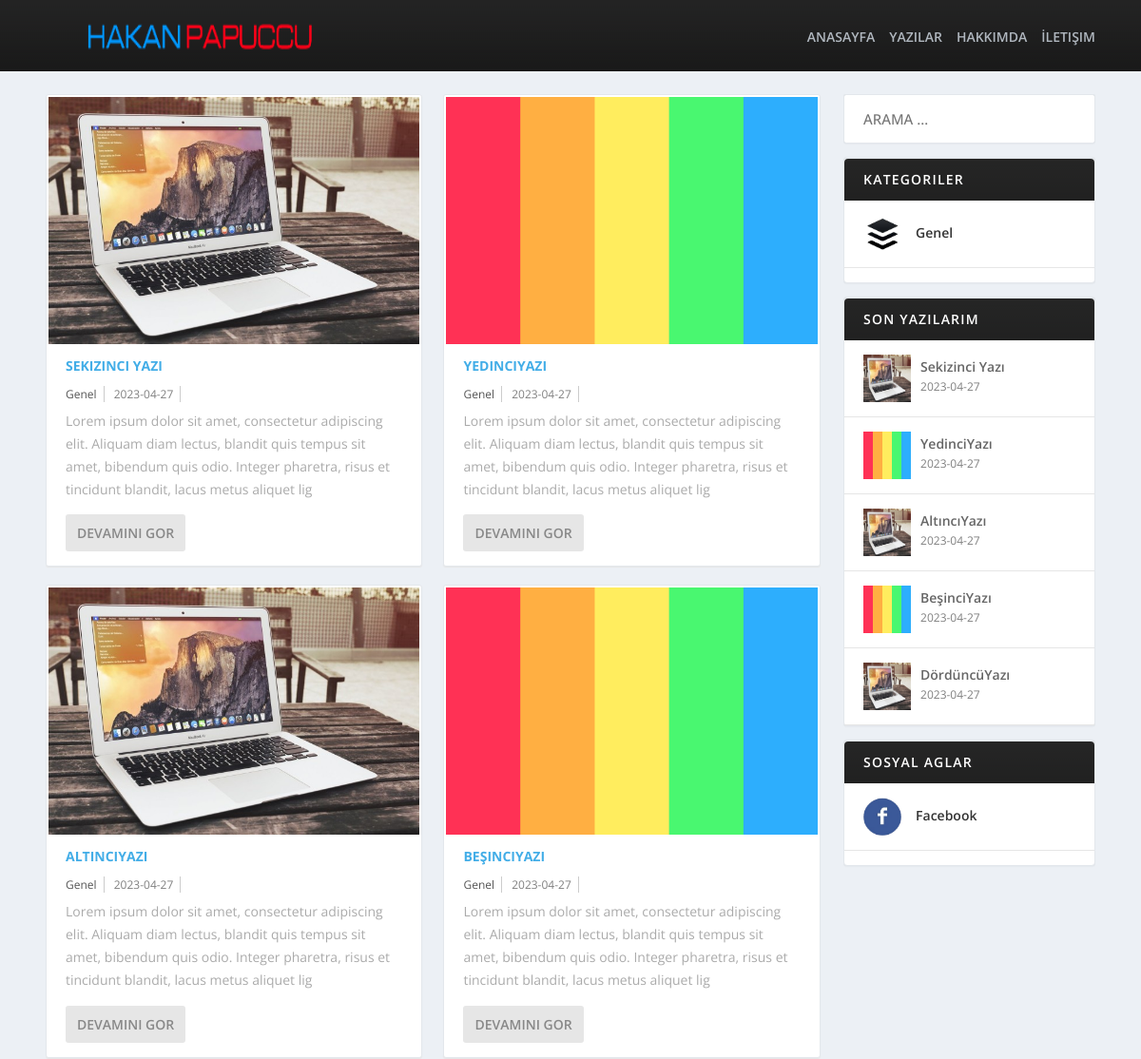
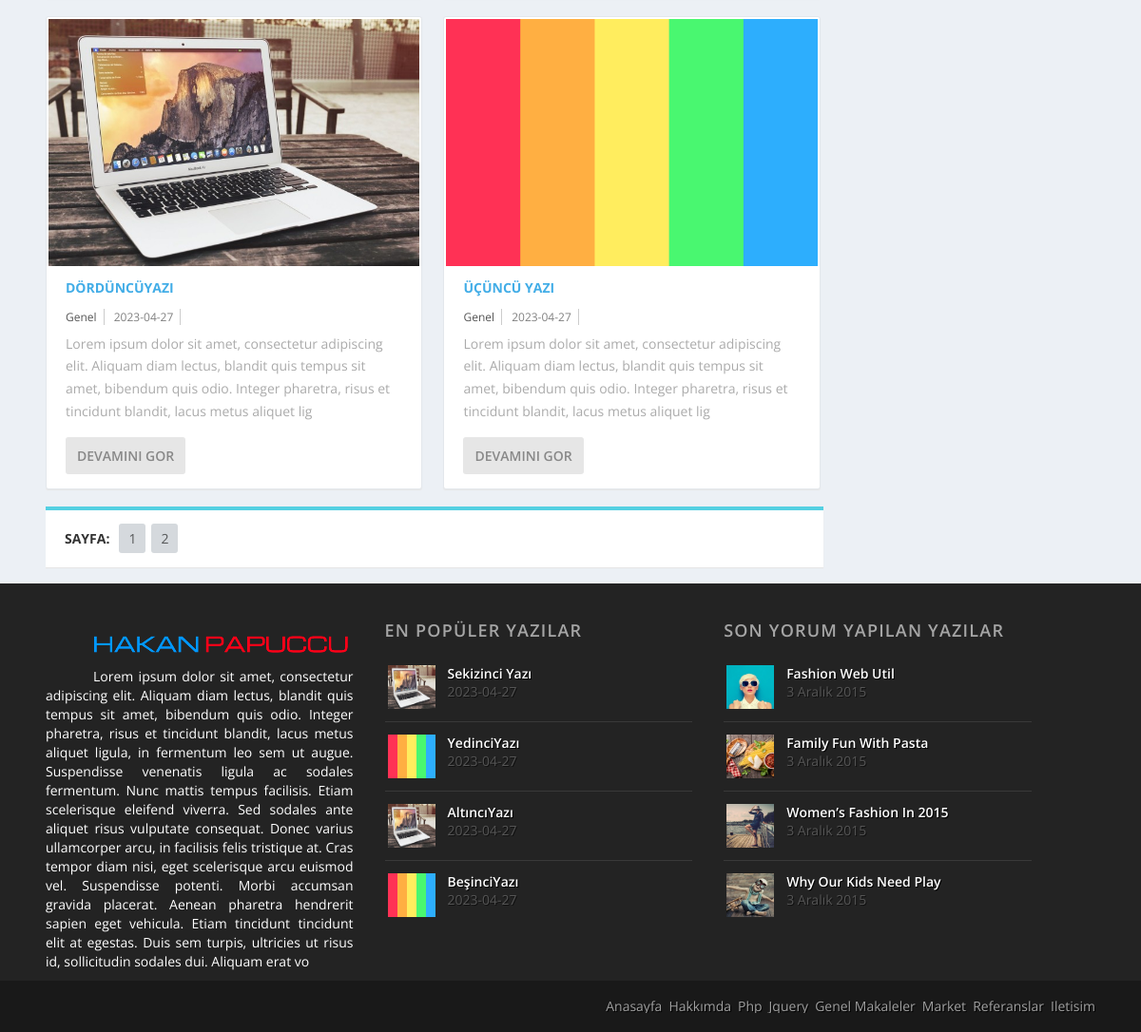
The page / on the database its author committed (2 pictures, top to bottom).
### tables this page shows
CREATE TABLE `ayar` (
  `id` int(11) NOT NULL,
  `logo` varchar(250) NOT NULL,
  `url` varchar(250) NOT NULL,
  `baslik` varchar(100) NOT NULL,
  `aciklama` text NOT NULL,
  `anahtarkelime` varchar(200) NOT NULL,
  `yazar` varchar(200) NOT NULL
);

CREATE TABLE `menu` (
  `id` int(11) NOT NULL,
  `ad` varchar(20) NOT NULL,
  `link` varchar(250) NOT NULL,
  `sira` int(3) NOT NULL
);

CREATE TABLE `yazilar` (
  `id` int(11) NOT NULL,
  `baslik` varchar(150) NOT NULL,
  `icerik` text NOT NULL,
  `etiket` varchar(200) NOT NULL,
  `kategori` varchar(150) NOT NULL,
  `resim` varchar(250) NOT NULL,
  `tarih` date NOT NULL DEFAULT current_timestamp()
);

CREATE TABLE `kategoriler` (
  `kategori_id` int(11) NOT NULL,
  `ad` varchar(30) NOT NULL,
  `detay` varchar(150) NOT NULL,
  `sira` int(11) NOT NULL
);

CREATE TABLE `sosyal` (
  `id` int(11) NOT NULL,
  `ad` varchar(20) NOT NULL,
  `link` varchar(250) NOT NULL,
  `ikon` varchar(250) NOT NULL
);

CREATE TABLE `aboutme` (
  `id` int(11) NOT NULL,
  `baslik` varchar(100) NOT NULL,
  `metin` text NOT NULL
);

### index.php (the view, shortened to what this page needs)
<?php include "header.php";
$sayfada=6;
$yazilarsor=$db->prepare("select * from yazilar");
$yazilarsor->execute();
$toplam_yazi=$yazilarsor->RowCount();
$toplam_sayfa=ceil($toplam_yazi/$sayfada);
$sayfa=isset($_GET['sayfa']) ? (int) $_GET['sayfa'] : 1;
$limit=($sayfa-1)*$sayfada;
$yazisor=$db->prepare("select * from yazilar inner join kategoriler on kategoriler.kategori_id=yazilar.kategori order by id DESC limit $limit, $sayfada");
$yazisor->execute();
?>
<div id="columns" class="container">
	<div id="column-1">
		<?php
		while ($yazicek=$yazisor->fetch(PDO::FETCH_ASSOC)) { ?>
			<div class="post-column">
					<a href="post.php?id=<?php echo $yazicek['id']; ?>" title="Vektörel">
						<img src="img/<?php echo $yazicek['resim'] ?>" alt="<?php echo $yazicek['resim'] ?>" width="440px" height="260px"/>
					</a>
				<div class="post-column-bottom">
					<h1><a href="post.php?id=<?php echo $yazicek['id']; ?>" title="Vektörel"><?php echo $yazicek['baslik'] ?></a></h1>
					<div class="post-column-meta">
						<span><a href="category.php?kategori_id=<?php echo $yazicek['kategori_id']; ?>"><?php echo $yazicek['ad'] ?></a></span>
						<span><?php echo $yazicek['tarih'] ?></span>
					</div>
					<p class="post-column-desc">
						<?php echo strip_tags(substr($yazicek['icerik'],0,200)); ?>
					</p>
					<div class="read-more">
						<h2><a href="post.php?id=<?php echo $yazicek['id']; ?>" class="read-more" title="Devamını Gor">DEVAMINI GOR</a></h2>
					</div>
				</div>
			</div>
		<?php } ?>
		<div id="page-numbers" class="box-shadow">
			<ul>
				<li><span>SAYFA:</span></li>
				<?php
				$s=0;
				while ($s<$toplam_sayfa) {
					$s++; ?>
					<?php
					if ($s==$sayfa) { ?>
						<li><a href="index.php?sayfa=<?php echo $s; ?>"><?php echo $s; ?></a></li>
					<?php  } else { ?>
						<li><a href="index.php?sayfa=<?php echo $s; ?>"><?php echo $s; ?></a></li>
					<?php   } } ?>
				</ul>
			</div>
		</div>
		<?php include "sidebar.php"; ?>
		<?php include "footer.php"; ?>

### header.php (shortened to what this page needs)
<?php include "baglan.php";
$ayarsor=$db->prepare("select * from ayar where id=?");
$ayarsor->execute(array(0));
$ayarcek=$ayarsor->fetch(PDO::FETCH_ASSOC);
$menusor=$db->prepare("select * from menu");
$menusor->execute();
?>
<!DOCTYPE html>
<html lang="en">
<head>
	<link rel="stylesheet" type="text/css" href="css/style.css" media="all"/>
	<link rel="stylesheet" type="text/css" href="css/main.css"/>
</head>
<body>
	<header>
		<div class="container">
			<div id="logo">
				<a href="index.php"><img src="img/<?php echo $ayarcek['logo']; ?>" alt="Emrullah Tanıma Logosu" width="352px" height="68px"/></a>
			</div>
			<nav>
				<ul>
					<?php
					while ($menucek=$menusor->fetch(PDO::FETCH_ASSOC)) { ?>
						<li><a href="<?php echo $menucek['link'] ?>" title="<?php echo $menucek['ad'] ?>"><?php echo $menucek['ad'] ?></a></li>
					<?php } ?>
				</ul>
			</nav>
		</div>
	</header>

### sidebar.php (shortened to what this page needs)
<div id="column-2">
	<div class="sidebar">
		<input type="search" class="search-field" placeholder="Arama …" value="" name="s" title="Arama:">
	</div>
	<div class="sidebar">
		<h4>Kategoriler	</h4>
		<ul class="social list">
			<?php
			$kategorisor=$db->prepare("select * from kategoriler order by kategori_id asc");
			$kategorisor->execute();
			while ($kategoricek=$kategorisor->fetch(PDO::FETCH_ASSOC)) { ?>
				<li class="border">
					<a href="category.php?kategori_id=<?php echo $kategoricek['kategori_id']; ?>"><img src="img/category.jpg"/><span><?php echo $kategoricek['ad']; ?></span></a>
				</li>
			<?php } ?>
		</ul>
	</div>
	<div class="sidebar">
		<h4>Son Yazılarım</h4>
		<?php
		$yazisor=$db->prepare("select * from yazilar order by id desc limit 5");
		$yazisor->execute();
		while ($yazicek=$yazisor->fetch(PDO::FETCH_ASSOC)) { ?>
			<div class="sidebar-post">
				<a href="post.php?id=<?php echo $yazicek['id']; ?>"><img src="img/<?php echo $yazicek['resim']; ?>" alt="<?php echo $yazicek['baslik']; ?>"/></a>
				<div class="sidebar-post-info">
					<h3><a href="post.php?id=<?php echo $yazicek['id']; ?>"><?php echo $yazicek['baslik']; ?></a></h3>
				</div>
				<div class="sidebar-post-meta">
					<?php echo $yazicek['tarih']; ?>
				</div>
			</div>
		<?php } ?>
	</div>
	<div class="sidebar">
		<h4>Sosyal Aglar</h4>
		<ul class="social list">
			<?php
			$sosyalsor=$db->prepare("select * from sosyal order by id asc");
			$sosyalsor->execute();
			while ($sosyalcek=$sosyalsor->fetch(PDO::FETCH_ASSOC)) { ?>
				<li class="border">
					<a href="<?php echo $sosyalcek['link']; ?>"><img src="img/socials/<?php echo $sosyalcek['ikon']; ?>" alt="<?php echo $sosyalcek['ad']; ?>"/><span><?php echo $sosyalcek['ad']; ?></span></a>
				</li>
			<?php } ?>
		</ul>
	</div>
</div>
</div>

### footer.php (shortened to what this page needs)
<?php
$hakkimizdasor=$db->prepare("select * from aboutme where id=?");
$hakkimizdasor->execute(array(0));
$hakkimizdacek=$hakkimizdasor->fetch(PDO::FETCH_ASSOC);
?>
<footer>
	<div class="container" id="footer-top">
		<div class="footer-nav">
			<img src="img/logo.png" />
			<p style="color:white; line-height:20px; text-indent:50px; text-align:justify;"><?php echo strip_tags(substr($hakkimizdacek['metin'],0,750)); ?></p>
		</div>
		<div class="footer-nav" id="pop">
			<h4>En Popüler Yazılar</h4>
			<ul class="footer">
				<?php
				$yazisor=$db->prepare("select * from yazilar order by id desc limit 4");
				$yazisor->execute();
				while ($yazicek=$yazisor->fetch(PDO::FETCH_ASSOC)) { ?>
					<li>
						<a href="post.php?id=<?php echo $yazicek['id']; ?>" class="left"><img src="img/<?php echo $yazicek['resim']; ?>" alt="Fashion"></a>
						<div class="footer-nav-item">
							<a href="post.php?id=<?php echo $yazicek['id']; ?>"><?php echo $yazicek['baslik']; ?></a>
							<p><?php echo $yazicek['tarih']; ?></p>
						</div>
					</li>
				<?php } ?>
				</ul>
			</div>
			<div class="footer-nav">
				<h4>Son Yorum Yapılan Yazılar</h4>
				<ul class="footer">
					<li>
						<a href="#" class="left"><img src="img/fashion.jpg" alt="Fashion"></a>
						<div class="footer-nav-item">
							<a href="#">Fashion web util</a>
							<p>3 aralık 2015</p>
						</div>
					</li>
					<li>
						<a href="#" class="left"><img src="img/pasta.jpg" alt="Fashion"></a>
						<div class="footer-nav-item">
							<a href="#">Family Fun With Pasta</a>
							<p>3 aralık 2015</p>
						</div>
					</li>
					<li>
						<a href="#" class="left"><img src="img/women.jpg" alt="Fashion"></a>
						<div class="footer-nav-item">
							<a href="#">Women’s Fashion In 2015</a>
							<p>3 aralık 2015</p>
						</div>
					</li>
					<li>
						<a href="#" class="left"><img src="img/kid.jpg" alt="Fashion"></a>
						<div class="footer-nav-item">
							<a href="#">Why Our Kids Need Play</a>
							<p>3 aralık 2015</p>
						</div>
					</li>
				</ul>
			</div>
		</div>
	</footer>
	<div id="copyright">
		<div class="container">
			<nav>
				<ul>
					<li><h5><a href="#">anasayfa</a></h5></li>
					<li><h5><a href="#">hakkımda</a></h5></li>
					<li><h5><a href="#">php</a></h5></li>
					<li><h5><a href="#">jquery</a></h5></li>
					<li><h5><a href="#">Genel makaleler</a></h5></li>
					<li><h5><a href="#">market</a></h5></li>
					<li><h5><a href="#">referanslar</a></h5></li>
					<li><h5><a href="#">iletisim</a></h5></li>
				</ul>
			</nav>
		</div>
	</div>
</body>
</html>

### rows shown on the page
ayar: logo (picture)
menu: ad "ANASAYFA"
menu: ad "YAZILAR"
menu: ad "HAKKIMDA"
menu: ad "İLETIŞIM"
yazilar: resim (picture), baslik "SEKIZINCI YAZI", kategoriler.ad "Genel", tarih "2023-04-27", icerik "Lorem ipsum dolor sit amet, consectetur adipiscing elit. Aliquam diam lectus, blandit quis tempus sit amet, bibendum quis odio. Integer pharetra, risus et tincidunt blandit, lacus metus aliquet lig", baslik "Sekizinci Yazı"
yazilar: resim (picture), baslik "YEDINCIYAZI", kategoriler.ad "Genel", tarih "2023-04-27", icerik "Lorem ipsum dolor sit amet, consectetur adipiscing elit. Aliquam diam lectus, blandit quis tempus sit amet, bibendum quis odio. Integer pharetra, risus et tincidunt blandit, lacus metus aliquet lig", baslik "YedinciYazı"
yazilar: resim (picture), baslik "ALTINCIYAZI", kategoriler.ad "Genel", tarih "2023-04-27", icerik "Lorem ipsum dolor sit amet, consectetur adipiscing elit. Aliquam diam lectus, blandit quis tempus sit amet, bibendum quis odio. Integer pharetra, risus et tincidunt blandit, lacus metus aliquet lig", baslik "AltıncıYazı"
yazilar: resim (picture), baslik "BEŞINCIYAZI", kategoriler.ad "Genel", tarih "2023-04-27", icerik "Lorem ipsum dolor sit amet, consectetur adipiscing elit. Aliquam diam lectus, blandit quis tempus sit amet, bibendum quis odio. Integer pharetra, risus et tincidunt blandit, lacus metus aliquet lig", baslik "BeşinciYazı"
yazilar: resim (picture), baslik "DÖRDÜNCÜYAZI", kategoriler.ad "Genel", tarih "2023-04-27", icerik "Lorem ipsum dolor sit amet, consectetur adipiscing elit. Aliquam diam lectus, blandit quis tempus sit amet, bibendum quis odio. Integer pharetra, risus et tincidunt blandit, lacus metus aliquet lig", baslik "DördüncüYazı"
yazilar: resim (picture), baslik "ÜÇÜNCÜ YAZI", kategoriler.ad "Genel", tarih "2023-04-27", icerik "Lorem ipsum dolor sit amet, consectetur adipiscing elit. Aliquam diam lectus, blandit quis tempus sit amet, bibendum quis odio. Integer pharetra, risus et tincidunt blandit, lacus metus aliquet lig"
kategoriler: ad "Genel"
sosyal: ikon (picture), ad "Facebook"
aboutme: metin "Lorem ipsum dolor sit amet, consectetur adipiscing elit. Aliquam diam lectus, blandit quis tempus sit amet, bibendum quis odio. Integer pharetra, risus et tincidunt blandit, lacus metus aliquet ligula, in fermentum leo sem ut augue. Suspendisse venenatis ligula ac sodales fermentum. Nunc mattis tempus facilisis. Etiam scelerisque eleifend viverra. Sed sodales ante aliquet risus vulputate consequat. Donec varius ullamcorper arcu, in facilisis felis tristique at. Cras tempor diam nisi, eget scelerisque arcu euismod vel. Suspendisse potenti. Morbi accumsan gravida placerat. Aenean pharetra hendrerit sapien eget vehicula. Etiam tincidunt tincidunt elit at egestas. Duis sem turpis, ultricies ut…"
